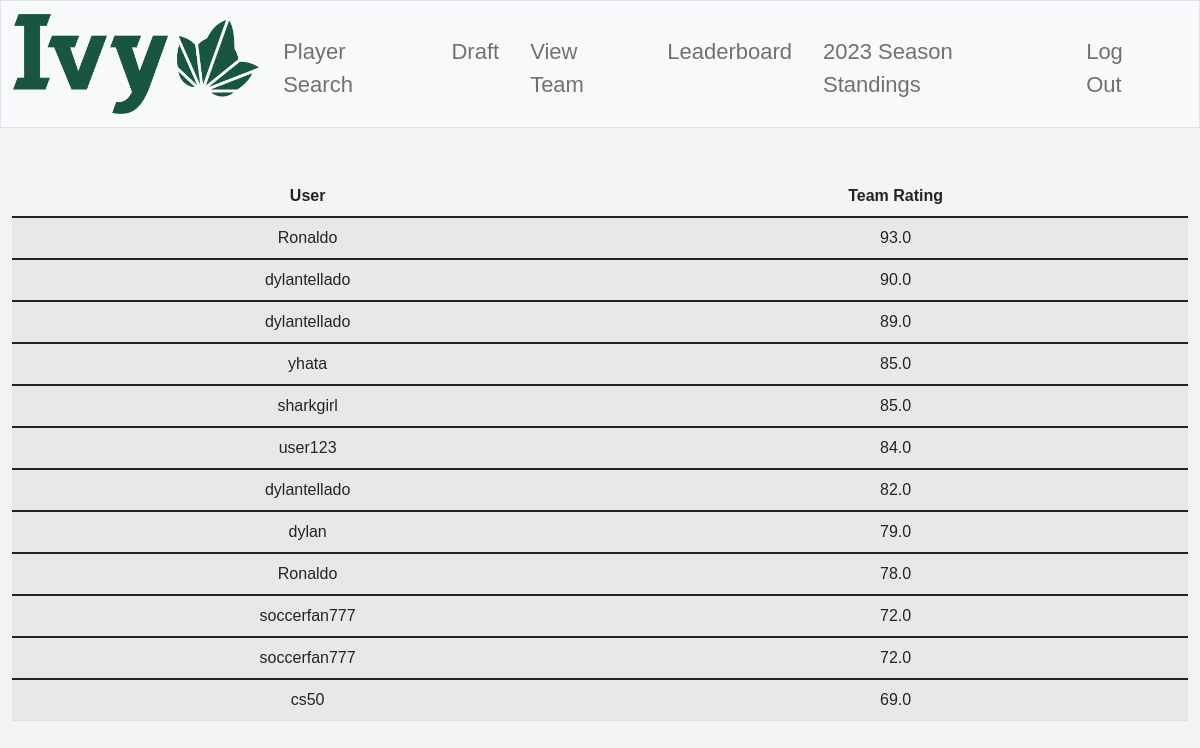
Page /leaderboard (signed in) on the committed database.
### tables this page shows
CREATE TABLE UserRatings (
    username TEXT NOT NULL,
    teamRating REAL NOT NULL
);

### app.py (the view)
@app.route("/leaderboard", methods=["GET"])
@login_required
def leaderboard():
    user_rating_list = db.execute("SELECT * FROM UserRatings")
    sorted_user_rating_list = sorted(user_rating_list, key=lambda x: x['teamRating'], reverse=True)
    return render_template("leaderboard.html", users = sorted_user_rating_list)

### app.py (called while the page is built)
@app.after_request
def after_request(response):
    response.headers["Cache-Control"] = "no-cache, no-store, must-revalidate"
    response.headers["Expires"] = 0
    response.headers["Pragma"] = "no-cache"
    return response

### helpers.py (called while the page is built)
def login_required(f):
    @wraps(f)
    def decorated_function(*args, **kwargs):
        if session.get("user_id") is None:
            return redirect("/login")
        return f(*args, **kwargs)
    return decorated_function

### templates/leaderboard.html (shortened to what this page needs)
{% extends "layout.html" %}
{% block main %}
<table class = "table table-striped">
    <thead>
        <tr>
            <th>User</th>
            <th>Team Rating</th>
        </tr>
    </thead>
    {% for user in users %}
    <tbody>
    <tr>
        <td>{{ user.username }}</td>
        <td>{{ user.teamRating }}</td>
    </tr>
    {% endfor %}
    </tbody>
</table>
{% endblock %}

### templates/layout.html (shortened to what this page needs)
<!DOCTYPE html>
<html lang="en">
    <head>
        <link href="https://cdn.jsdelivr.net/npm/bootstrap@5.1.3/dist/css/bootstrap.min.css" rel="stylesheet">
        <link href="/static/styles.css" rel="stylesheet">
    </head>
    <body>
        <nav class="bg-light border navbar navbar-expand-md navbar-light">
            <div class="container-fluid">
                <a class="navbar-brand" href="/">
                    <img src="static/images/ivyleaguelogoprimary.png" alt="The Ivy League" >
                </a>
                <div class="collapse navbar-collapse" id="navbar">
                    {% if session["user_id"] %}
                        <ul class="navbar-nav me-auto mt-2">
                            <li class="nav-item"><a class="nav-link" href="/searchplayer">Player Search</a></li>
                            <li class="nav-item"><a class="nav-link" href="/draft">Draft</a></li>
                            <li class="nav-item"><a class="nav-link" href="/viewteam">View Team</a></li>
                            <li class="nav-item"><a class="nav-link" href="/leaderboard">Leaderboard</a></li>
                            <li class="nav-item"><a class="nav-link" href="/standings">2023 Season Standings</a></li>
                        </ul>
                        <ul class="navbar-nav ms-auto mt-2">
                            <li class="nav-item"><a class="nav-link" href="/logout">Log Out</a></li>
                        </ul>
                    {% else %}
                        <ul class="navbar-nav ms-auto mt-2">
                            <li class="nav-item"><a class="nav-link" href="/register">Register</a></li>
                            <li class="nav-item"><a class="nav-link" href="/login">Log In</a></li>
                        </ul>
                    {% endif %}
                </div>
            </div>
        </nav>
        <main class="container-fluid py-5 text-center">
            {% block main %}{% endblock %}
        </main>
    </body>
</html>

### static/styles.css (style rules this page uses)
nav .navbar-brand { font-size: xx-large; }
.navbar-brand img { display: block; max-height: 100px; width: auto; }
.nav-link { font-size: 22px; padding: 10px 15px; }
.navbar-nav .nav-item { margin-right: 15px; }
body { font-family: Arial, sans-serif; margin: 0; padding: 0; background-color: #f4f4f4; }

### rows in the picture
UserRatings: username "Ronaldo", teamRating "93.0"
UserRatings: username "dylantellado", teamRating "90.0"
UserRatings: username "dylantellado", teamRating "89.0"
UserRatings: username "yhata", teamRating "85.0"
UserRatings: username "sharkgirl", teamRating "85.0"
UserRatings: username "user123", teamRating "84.0"
UserRatings: username "dylantellado", teamRating "82.0"
UserRatings: username "dylan", teamRating "79.0"
UserRatings: username "Ronaldo", teamRating "78.0"
UserRatings: username "soccerfan777", teamRating "72.0"
UserRatings: username "soccerfan777", teamRating "72.0"
UserRatings: username "cs50", teamRating "69.0"
